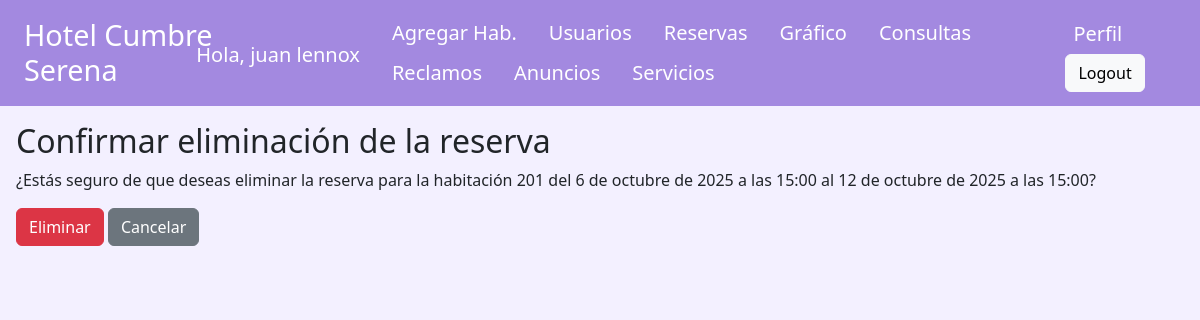
Page /atenciones/eliminarReserva/1/ (signed in) on the committed database.
### hotel/models.py (models this page shows, shortened)
class Reserva(models.Model):
    usuario = models.ForeignKey(Usuario, null=True, blank=True, on_delete=models.SET_NULL)
    habitacion = models.ForeignKey(Habitacion, on_delete=models.CASCADE)
    fecha_llegada = models.DateTimeField()
    fecha_salida = models.DateTimeField()
    huespedes_menores = models.BooleanField(null=True, blank=True)
    preferencias = models.TextField(null=True, blank=True)
    numero_reserva = models.CharField(max_length=20, unique=True, blank=True)
    precio_total = models.IntegerField()
    class Meta:
        constraints = [
                       models.UniqueConstraint(fields=['habitacion', 'fecha_llegada', 'fecha_salida'], name='reserva general unica')
        ]

class Habitacion(models.Model):
    tipo_habitacion = [
                        ('Individual', 'Individual'),
                        ('Doble', 'Doble'),
                        ('Matrimonial', 'Matrimonial'),
                        ('Triple', 'Triple'),
                        ('Suite', 'Suite'),
                        ('Familiar', 'Familiar'),
    ]
    tipo_camas = [
                  ('Individual', 'Individual'),
                  ('Doble', 'Doble'),
                  ('Queen', 'Queen'),
                  ('King', 'King'),
                  ('Extra Grande', 'Extra Grande')
    ]
    num_habitacion = models.IntegerField(unique=True)
    cantidad_camas = models.PositiveIntegerField()
    ubicacion = models.CharField(max_length=100)
    precio = models.PositiveIntegerField()
    tipo = models.CharField(max_length=30, choices=tipo_habitacion)
    camas = models.CharField(max_length=30, choices=tipo_camas)
    vistas = models.CharField(max_length=300)
    imagen = models.ImageField(blank=True, null=True, upload_to='media')

### hotel/views.py (the view)
# urls.py: path('eliminarReserva/<int:pk>/', ReservaDeleteView.as_view(), name='eliminar_reserva'),
@method_decorator(cache_control(no_cache=True, must_revalidate=True, no_store=True), name='dispatch')
class ReservaDeleteView(DeleteView):
    model = Reserva
    template_name = 'hotel/eliminar_reserva.html'
    success_url = reverse_lazy('listaReservas')
    context_object_name = 'reserva'

### hotel/templates/hotel/eliminar_reserva.html (shortened to what this page needs)
{% extends "hotel/reservas.html" %}
{% block content %}
  <h2>Confirmar eliminación de la reserva</h2>
  <p>¿Estás seguro de que deseas eliminar la reserva para la habitación {{ reserva.habitacion.num_habitacion }} del {{ reserva.fecha_llegada }} al {{ reserva.fecha_salida }}?</p>
  <form method="post">{% csrf_token %}
    <button type="submit" class="btn btn-danger">Eliminar</button>
    <a href="{% url 'listaReservas' %}" class="btn btn-secondary">Cancelar</a>
  </form>
{% endblock %}

### hotel/templates/hotel/reservas.html (shortened to what this page needs)
<!DOCTYPE html>
<html lang="en">
<head>
    <link href="https://cdn.jsdelivr.net/npm/bootstrap@5.3.3/dist/css/bootstrap.min.css" rel="stylesheet">
    <link rel="stylesheet" href="https://cdn.jsdelivr.net/npm/bootstrap-icons@1.10.2/font/bootstrap-icons.css">
</head>
<body>
    <nav class="navbar navbar-expand-lg justify-content-between">
        <div class="header">
            <h1 class='titulo'>Hotel Cumbre Serena</h1>
            {% if request.user.is_superuser or request.user.usuario.rol.nombre == 'Administrador' %}
                <div class="nav">
                    <p class="navbar-brand" style="color: white; margin-top: 1.3rem; margin-left: -2rem;">Hola, {{ request.user.username }}</p>
                </div>
            {% elif request.user.usuario.rol.nombre == 'Recepcionista' %}
                <div class="nav">
                    <p class="navbar-brand" style="color: white; margin-top: 1.3rem; margin-left: 2rem;">Hola, {{ request.user.username }}</p>
                </div>
            {% elif request.user.usuario.rol.nombre == 'Huesped' %}
                <div class="nav">
                    <p class="navbar-brand" style="color: white; margin-top: 1.3rem; margin-left: 2rem;">Hola, {{ request.user.username }}</p>
                </div>
            {% endif %}
            {% if request.user.is_superuser or request.user.usuario.rol.nombre == 'Administrador' %}
                <div class="nav">
                    <a class="navbar-brand" href="{% url 'crearHabitacion' %}">Agregar Hab.</a>
                    <a class="navbar-brand" href="{% url 'Lista_usuarios' %}">Usuarios</a>
                    <a class="navbar-brand" href="{% url 'listaReservas' %}">Reservas</a>
                    <a class="navbar-brand" href="{% url 'ver_grafico_reservas' %}">Gráfico</a>
                    <a class="navbar-brand" href="{% url 'listaConsultas' %}">Consultas</a>
                    <a class="navbar-brand" href="{% url 'listaReclamos' %}">Reclamos</a>
                    <a class="navbar-brand" href="{% url 'lista_anuncios' %}">Anuncios</a>
                    <a class="navbar-brand" href="{% url 'listaServicios' %}">Servicios</a>
                </div>
            {% endif %}
            <div class="nav navbar-right-links">
                {% if request.user.is_authenticated %}
                    <a class="navbar-brand" href="{% url 'perfil' %}">Perfil</a>
                    <form action="{% url 'logout' %}" method="post">
                        <button class="btn btn-light" type="submit">Logout</button>
                    </form>
                {% else %}
                    <a class="navbar-brand" href="{% url 'listaHabitaciones' %}">Ver Habitaciones</a>
                    <a class="navbar-brand" href="{% url 'login' %}">Login</a>
                    <a class="navbar-brand" href="{% url 'signup' %}">Registrate</a>
                {% endif %}
            </div>
        </div>
    </nav>
    <div class="max-main-content">
        <div class="main-content">
            {% block content %}{% endblock %}
        </div>
    </div>
</body>
</html>

### hotel/templates/hotel/reservas.html (style rules this page uses)
body { background-color: #F3F0FF; font-family: 'Segoe UI', Tahoma, Geneva, Verdana, sans-serif; }
nav.navbar { background-color: #A389E0; color: white; padding: 0.8rem 1.5rem; }
nav.navbar h1.titulo { color: white; font-size: 1.8rem; margin: 0; display: inline-block; vertical-align: middle; }
nav.navbar .nav a.navbar-brand { color: white; margin-left: 1rem; font-weight: 500; }
nav.navbar .btn { margin-left: 0.5rem; }
.max-main-content { display: flex; margin: 1rem; gap: 1rem; }
.main-content { flex: 1; }
.navbar-right-links { display: flex; align-items: center; margin-left: auto; }
.header { display: flex; align-items: center; width: 100%; justify-content: space-between; }
.header > div.nav { display: flex !important; align-items: center; }

### rows in the picture
Reserva: habitacion.num_habitacion "201", fecha_llegada "6 de octubre de 2025 a las 15:00", fecha_salida "12 de octubre de 2025 a las 15:00"

### other values in the picture
{{ request.user.username }} "juan lennox"
